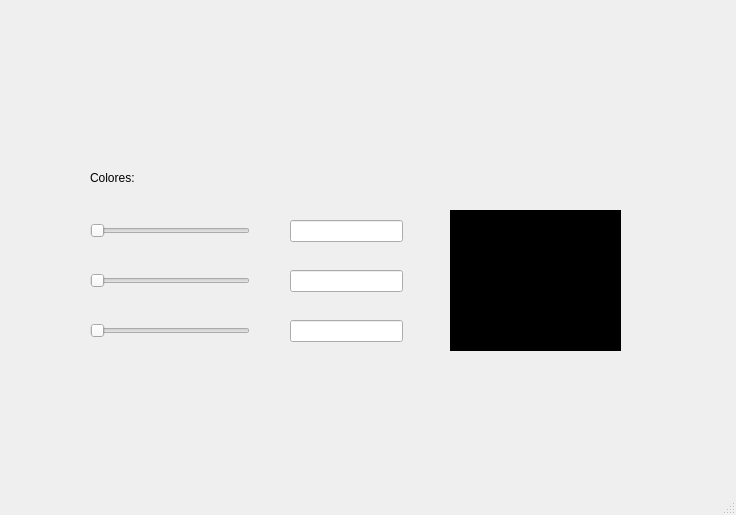
<?xml version="1.0" encoding="UTF-8"?>
<ui version="4.0">
 <class>MainWindow</class>
 <widget class="QMainWindow" name="MainWindow">
  <property name="geometry">
   <rect>
    <x>0</x>
    <y>0</y>
    <width>736</width>
    <height>515</height>
   </rect>
  </property>
  <property name="windowTitle">
   <string>MainWindow</string>
  </property>
  <widget class="QWidget" name="centralwidget">
   <widget class="QLabel" name="label">
    <property name="geometry">
     <rect>
      <x>30</x>
      <y>20</y>
      <width>271</width>
      <height>101</height>
     </rect>
    </property>
    <property name="text">
     <string/>
    </property>
    <property name="pixmap">
     <pixmap resource="../recursos.qrc">:/logo/Imagenes/logo uat.png</pixmap>
    </property>
    <property name="scaledContents">
     <bool>true</bool>
    </property>
   </widget>
   <widget class="QLabel" name="label_2">
    <property name="geometry">
     <rect>
      <x>470</x>
      <y>40</y>
      <width>231</width>
      <height>71</height>
     </rect>
    </property>
    <property name="text">
     <string/>
    </property>
    <property name="pixmap">
     <pixmap resource="../recursos.qrc">:/logo/Imagenes/LogoFIT.png</pixmap>
    </property>
    <property name="scaledContents">
     <bool>true</bool>
    </property>
   </widget>
   <widget class="QLabel" name="label_4">
    <property name="geometry">
     <rect>
      <x>640</x>
      <y>390</y>
      <width>71</width>
      <height>61</height>
     </rect>
    </property>
    <property name="text">
     <string/>
    </property>
    <property name="pixmap">
     <pixmap resource="../recursos.qrc">:/logo/Imagenes/logoCT.png</pixmap>
    </property>
    <property name="scaledContents">
     <bool>true</bool>
    </property>
   </widget>
   <widget class="QLabel" name="colores">
    <property name="geometry">
     <rect>
      <x>450</x>
      <y>210</y>
      <width>171</width>
      <height>141</height>
     </rect>
    </property>
    <property name="styleSheet">
     <string notr="true">background-color: rgb(0, 0, 0);</string>
    </property>
    <property name="text">
     <string/>
    </property>
    <property name="scaledContents">
     <bool>true</bool>
    </property>
   </widget>
   <widget class="QLabel" name="label_3">
    <property name="geometry">
     <rect>
      <x>90</x>
      <y>170</y>
      <width>55</width>
      <height>16</height>
     </rect>
    </property>
    <property name="text">
     <string>Colores:</string>
    </property>
   </widget>
   <widget class="QSlider" name="hs_r">
    <property name="geometry">
     <rect>
      <x>90</x>
      <y>220</y>
      <width>160</width>
      <height>22</height>
     </rect>
    </property>
    <property name="orientation">
     <enum>Qt::Horizontal</enum>
    </property>
   </widget>
   <widget class="QLineEdit" name="txt_r">
    <property name="geometry">
     <rect>
      <x>290</x>
      <y>220</y>
      <width>113</width>
      <height>22</height>
     </rect>
    </property>
    <property name="styleSheet">
     <string notr="true"/>
    </property>
   </widget>
   <widget class="QLineEdit" name="txt_g">
    <property name="geometry">
     <rect>
      <x>290</x>
      <y>270</y>
      <width>113</width>
      <height>22</height>
     </rect>
    </property>
   </widget>
   <widget class="QSlider" name="hs_g">
    <property name="geometry">
     <rect>
      <x>90</x>
      <y>270</y>
      <width>160</width>
      <height>22</height>
     </rect>
    </property>
    <property name="orientation">
     <enum>Qt::Horizontal</enum>
    </property>
   </widget>
   <widget class="QSlider" name="hs_b">
    <property name="geometry">
     <rect>
      <x>90</x>
      <y>320</y>
      <width>160</width>
      <height>22</height>
     </rect>
    </property>
    <property name="orientation">
     <enum>Qt::Horizontal</enum>
    </property>
   </widget>
   <widget class="QLineEdit" name="txt_b">
    <property name="geometry">
     <rect>
      <x>290</x>
      <y>320</y>
      <width>113</width>
      <height>22</height>
     </rect>
    </property>
   </widget>
  </widget>
  <widget class="QMenuBar" name="menubar">
   <property name="geometry">
    <rect>
     <x>0</x>
     <y>0</y>
     <width>736</width>
     <height>26</height>
    </rect>
   </property>
  </widget>
  <widget class="QStatusBar" name="statusbar"/>
 </widget>
 <resources>
  <include location="../recursos.qrc"/>
 </resources>
 <connections/>
</ui>
